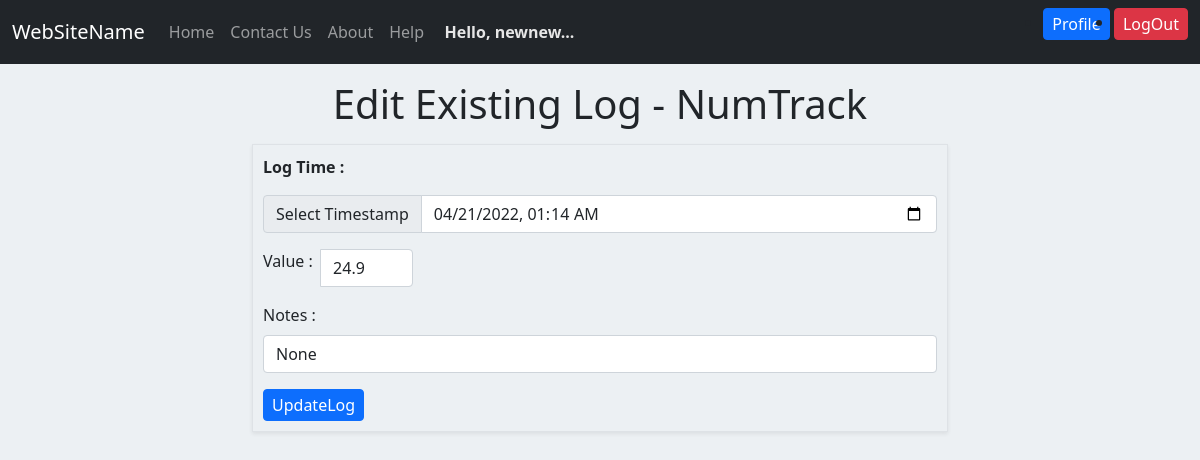
The page /log/68/update (signed in) on the database its author committed.
### application/models.py (models this page shows)
class Tracker(db.Model):
    __tablename__ = 'tracker'
    tracker_id = db.Column(db.Integer, autoincrement=True, primary_key=True)
    user_id = db.Column(db.Integer, db.ForeignKey("user.user_id"))
    tracker_name = db.Column(db.String, nullable=False)
    description = db.Column(db.String)
    track_type = db.Column(db.String, nullable=False)
    settings = db.Column(db.String)

class TrackerLog(db.Model):
    __tablename__ = 'tracker_log'
    log_id = db.Column(db.Integer, autoincrement=True, primary_key=True)
    tracker_id = db.Column(db.Integer, db.ForeignKey("tracker.tracker_id"), nullable=False)
    user_id = db.Column(db.Integer, db.ForeignKey("user.user_id"), nullable=False)
    timestamp = db.Column(db.String, nullable=False)
    value = db.Column(db.String, nullable=False)
    note = db.Column(db.String)

### application/controllers.py (the view, shortened to what this page needs)
@app.route('/log/<int:log_id>/update', methods=['GET', 'POST'])
def updateExistingLog(log_id):
    try:
        user_id = session['user_id']
        username = session['username']
        fname = session['user_fname']
        userdata = {
            'user_id': user_id,
            'username': username,
            'fname': fname
        }
    except:
        return redirect('/login')
    if request.method=='GET':
        logdata = TrackerLog.query.get(log_id)
        trackerdata = Tracker.query.get(logdata.tracker_id)
        timestamp = logdata.timestamp
        if trackerdata.track_type=='Multiple_Choice':
            trackervalues = trackerdata.settings
            tvallist = trackervalues.split(',')
            v = render_template("updateLogEntry.html", userdata=userdata, trackerdata=trackerdata, logdata=logdata, dt=timestamp, tvallist=tvallist)
        else:
            v = render_template("updateLogEntry.html", userdata=userdata, trackerdata=trackerdata, logdata=logdata, dt=timestamp)
        return v

### templates/updateLogEntry.html (shortened to what this page needs)
{% extends "base.html" %}
{% block content %}
    <div class="mt-3 mb-3">
        <h1 class="makecenter">Edit Existing Log - {{trackerdata["tracker_name"]}}</h1>
    </div>
    <div class=" border formborder shadow-sm">
        <form action="/log/{{logdata['log_id']}}/update" method="POST" id="update-log-form">
            <div><p><b> Log Time : </b></p></div>
            <div class="input-group mb-3">
                <span class="input-group-text"> Select Timestamp </span>
                <input type="datetime-local" class="form-control" id="timestamp" name="timestamp"
                        value="{{dt[:10]+'T'+dt[11:16]}}" min="2020-01-01T01:30" min="2099-12-30T23:55" required>
            </div>
            {% if trackerdata['track_type']=='Numerical' %}
                <div class="input-group mb-3" style="width:150px;">
                    <label for="logvalue" class="form-label">Value : &nbsp; </label>
                    <input type="number" class="form-control" id="logvalue" name="logvalue" step=".1" value="{{logdata['value']}}" required>
                </div>
            {% endif %}
            <div class="mb-3">
                <label for="notes" class="form-label">Notes : </label>
                <input class="form-control" id="notes" name="notes" value="{{logdata['note']}}">
            </div>
            <div>
                <input class="btn btn-primary" type="submit" value="UpdateLog">
            </div>
        </form>
    </div>
{% endblock %}

### static/style.css (style rules this page uses)
body { background: #ecf0f3; }
.makecenter { align-items: center; text-align: center; }
.btn { max-height: 35px; text-align: center; padding: 3px 8px; }
.formborder { padding: 10px; }

### rows shown on the page
Tracker: tracker_name "NumTrack"
TrackerLog: timestamp "04/21/2022 01:14", logvalue "24.9", notes "None"

### other values the page prints
{{ userdata["fname"] }} "newnew"
